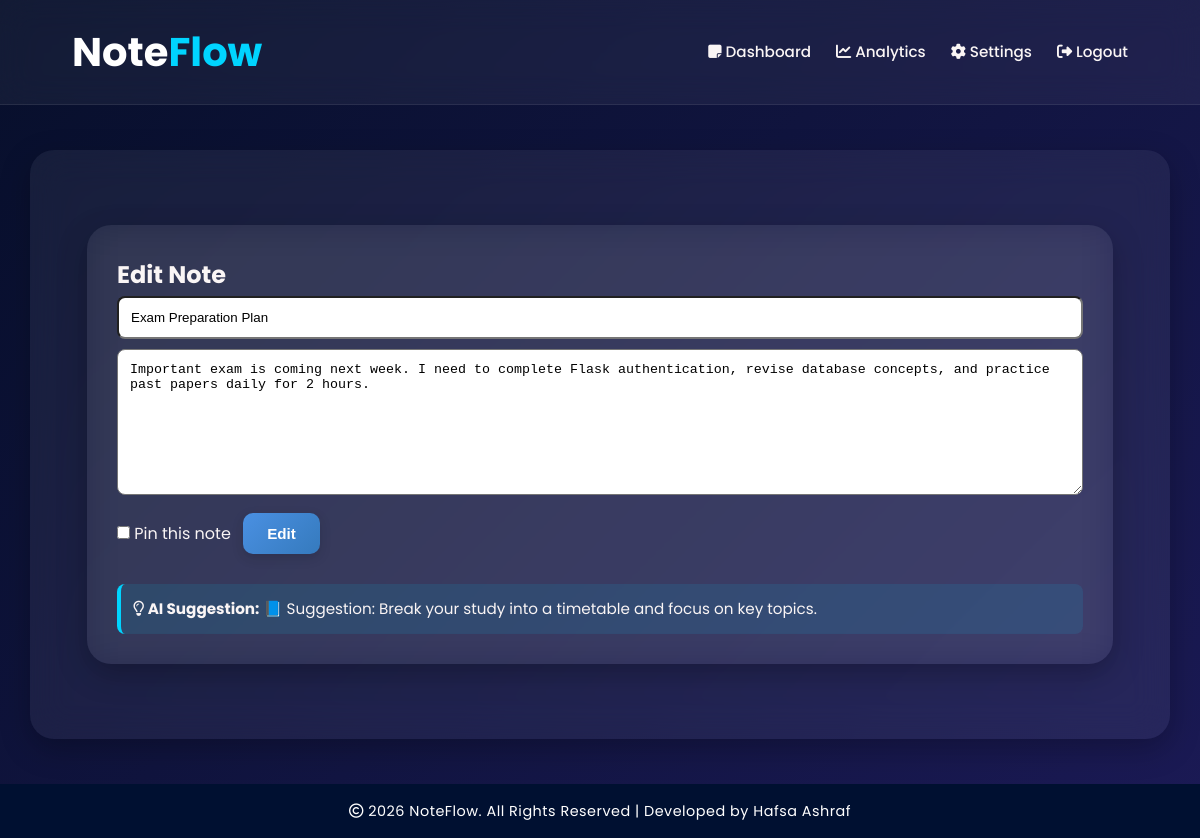
Page /note/edit/4 (signed in) on the committed database.
### tables this page shows
CREATE TABLE notes (
                    id INTEGER PRIMARY KEY AUTOINCREMENT,
                    user_id INTEGER NOT NULL,
                    title TEXT NOT NULL,
                    content TEXT NOT NULL,
                    pinned INTEGER DEFAULT 0,
                    created_at TEXT,
                    updated_at TEXT,
                    FOREIGN KEY(user_id) REFERENCES users(id));

### app.py (the view, shortened to what this page needs)
@app.route("/note/edit/<int:id>", methods=["GET", "POST"])
def edit_note(id):
    if "user_id" not in session:
        return redirect(url_for("login"))
    conn = get_db()
    note = conn.execute("SELECT * FROM notes WHERE id=? AND user_id=?", (id, session["user_id"])).fetchone()
    if not note:
        conn.close()
        flash("Note not found!", "danger")
        return redirect(url_for("dashboard"))
    ai_suggestion = None
    conn.close()
    ai_suggestion = ai_generate_suggestion(note["content"])
    return render_template("note_form.html", action="Edit", note=note, ai_suggestion=ai_suggestion)

### app.py (called while the page is built, shortened)
def get_db():
    conn = sqlite3.connect(DB_PATH)
    conn.row_factory = sqlite3.Row
    return conn

def _rule_based_suggestion(text: str) -> str:
    t = (text or "").lower()
    if "exam" in t or "study" in t:
        return "📘 Suggestion: Break your study into a timetable and focus on key topics."

def ai_generate_suggestion(note_content: str) -> str:
    if not note_content:
        return "💡 Suggestion: Add some content to get tailored suggestions."
    return _rule_based_suggestion(note_content)

### templates/note_form.html
{% extends "base.html" %}
{% block content %}
<div class="container">
  <h2>{{ action }} Note</h2>
  <form method="POST">
    <input type="text" name="title" value="{{ note[2] if note else '' }}" placeholder="Title" required style="width:100%;padding:12px;margin-bottom:10px;border-radius:8px;">
    <textarea name="content" rows="8" style="width:100%;padding:12px;border-radius:8px;">{{ note[3] if note else '' }}</textarea>
    <label>
      <input type="checkbox" name="pinned" {% if note and note[4]==1 %}checked{% endif %}> Pin this note
    </label>
    <button type="submit">{{ action }}</button>
  </form>
  {% if ai_suggestion %}
  <div class="ai-suggestion">
    <strong><i class="fa-regular fa-lightbulb"></i> AI Suggestion:</strong> {{ ai_suggestion }}
  </div>
  {% endif %}
</div>
{% endblock %}

### static/css/style.css (style rules this page uses)
:root { --primary:#00d4ff; --secondary:#000b47; --accent:#ffcc70; --text-main:#faf5f5; --text-light:#b8c4d2; --transition:all 0.35s ease; }
* { margin: 0%;; padding: 0%;; box-sizing:border-box; }
body { font-family:'Poppins',sans-serif; background:linear-gradient(135deg,#070F2B,#1B1A55); color:var(--text-main); min-height:100vh; line-height:1.7; }
.container { width:min(1200px,90%); margin:45px auto; background:rgba(255,255,255,0.06); backdrop-filter:blur(18px); border-radius:24px; padding:45px; box-shadow:0 10px 30px rgba(0,0,0,0.25); }
button { border:none;outline:none; padding:14px 26px;border-radius:14px; cursor:pointer;font-size:0.95rem;font-weight:600; display:inline-flex;align-items:center;gap:10px; color:#fff; background:linear-gradient(135deg,var(--secondary),var(--primary)); transition:var(--transition); margin:10px 8px; }
body, .navbar, .note-card, .auth-container, .suggestion-card, footer { transition: background-color 0.3s ease, color 0.3s ease; }
body { font-size: 16px; }
button { font-size: 0.95rem; }
button { border: none; outline: none; padding: 12px 24px; border-radius: 10px; cursor: pointer; font-size: 0.95rem; font-weight: 600; display: inline-flex; align-items: center; gap: 8px; color: #fff; background: linear-gradient(135deg, #4a90e2, #357abd); box-shadow: 0 4px 12px rgba(0,0,0,0.15); transition: all 0.3s ease; }
.ai-suggestion { background: rgba(0,212,255,0.1); border-left: 4px solid var(--primary); padding: 12px; margin-top: 20px; border-radius: 8px; font-size: 0.95rem; }
html, body { height: 100%; margin: 0; padding: 0; }
body { display: flex; flex-direction: column; }
.container { flex: 1; }
@media (max-width: 1200px) { .container { width: 95%; padding: 30px; } }

### rows in the picture
notes: title "Exam Preparation Plan", content "Important exam is coming next week. I need to complete Flask authentication, revise database concepts, and practice past papers daily for 2 hours."

### other values in the picture
{{ action }} "Edit"
{{ ai_suggestion }} "📘 Suggestion: Break your study into a timetable and focus on key topics."
